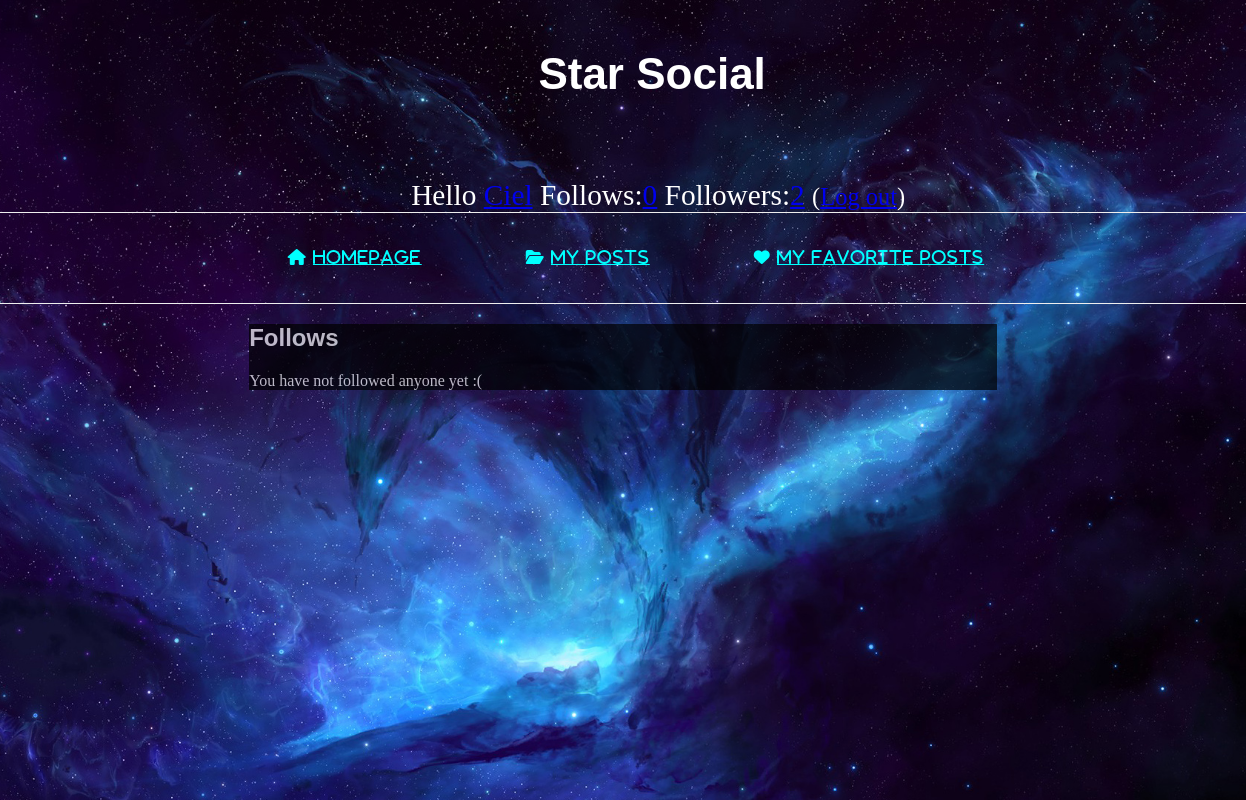
The page /follows/ (signed in) on the database as committed earlier.
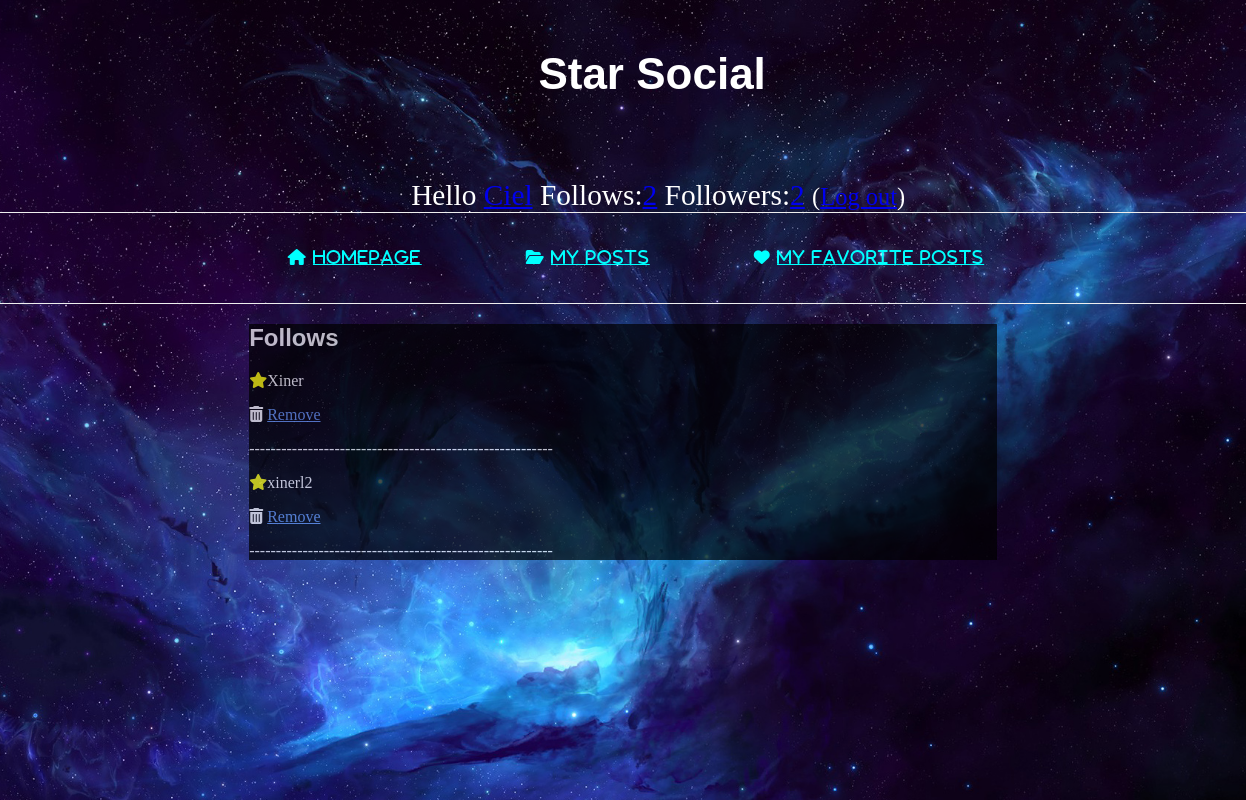
The same page on the database as committed later.
### social_media/models.py (models this page shows, shortened)
class Follow(models.Model):
    follows = models.ForeignKey('auth.User', on_delete=models.CASCADE, related_name="follows")
    follower = models.ForeignKey('auth.User', on_delete=models.CASCADE, related_name="follower")

### social_media/views.py (the view)
# urls.py: path('follows/', views.follows, name='follows'),
@login_required
def follows(request):
    uname = request.session['_auth_user_id']
    follows_users = Follow.objects.filter(follower=uname)
    return render(request, 'social_media/follows.html', {'follows_users': follows_users})

### social_media/templates/social_media/follows.html (shortened to what this page needs)
{% extends 'social_media/base2.html' %}
{% block head %}
        <link rel="stylesheet" type="text/css"
          href="../../static/social_media/social_media.css">
        {% endblock%}
{% block content %}
    <post>
    <h2> Follows</h2>
    {% for follows in follows_users %}
            <p><icon><i class="fas fa-star"></i></icon>{{ follows.follows }}</p>
             <i class="fas fa-trash-alt"></i>
            <a href="{% url 'delete_follows' pk=follows.follows %}" class="comment">Remove</a></p>
            <p>---------------------------------------------------------</p>
        {% empty %}
        <p>You have not followed anyone yet :(</p>
    {% endfor %}
    </post>
{% endblock %}

### social_media/templates/social_media/base2.html (shortened to what this page needs)
<html>
    <head>
        {% block head %}{% endblock%}
    </head>
    <body>
    <header class = "bgimg">
        <div class="page-header">
            <h1>Star Social</h1>
        </div>
        <div class = "top-menu">
         {% if user.is_authenticated %}
            Hello <a href = {% url 'my_profile' %}>{{ user.username }}</a> Follows:<a href="{% url 'follows' %}">{{ user.follower.count }}</a>  Followers:<a href="{% url 'followers' %}">{{ user.follows.count }}</a>
             <small>(<a href="{% url 'logout_urlpattern' %}">Log out</a>)</small>
            {% else %}
             You do not <a href="{% url 'login_urlpattern' %}">Log in</a>
            {% endif %}
        </div>
		<nav>
            <ul>
                 <li><i class="fas fa-home">
                    <a href="{% url 'homepage_list' %}" >
                        Homepage</a></i></li>
                <li><i class="fas fa-folder-open">
                    <a href="{% url 'my_profile'%}" >
                        My Posts</a></i></li>
                <li><i class="fas fa-heart">
                    <a href="{% url 'my_favorite' %}" >
                        My Favorite Posts</a></i></li>
            </ul>
		</nav>
		<div class="content">
                {% block content %}
                {% endblock %}
        </div>
    </header>
    </body>
</html>

Rows that differ between the two databases and show on the page:
added Follow: follows "Xiner"
added Follow: follows "xinerl2"
Other text that changed with them:
{{ user.follower.count }}: "0" → "2"
text no longer shown: "You have not followed anyone yet :("
